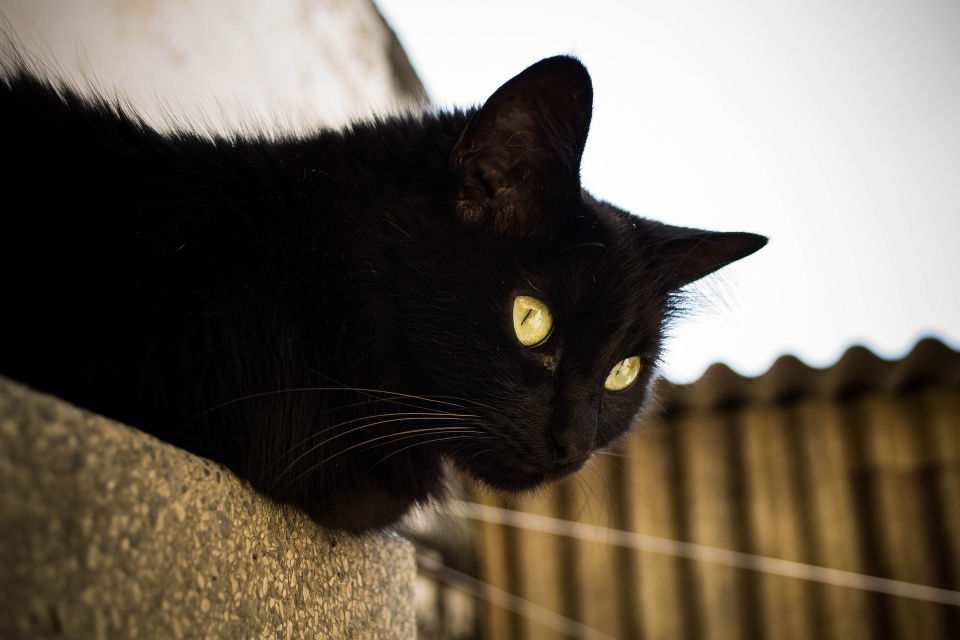
#> input picture Questions/24/image.jpg, 1920 x 1280 px (shown at 1/2 size)
$ python main.py
#> lines starting #> are read from the running program, lines starting #| are printed output that depends on the picture
import cv2
import numpy as np
from numba import njit
seed = (0, 0)

# @njit
def region_growing(image, seed=None):
    rows, cols = image.shape[:2]
    xc, yc = seed
    ref_color = image[xc, yc]
    segmented = np.zeros_like(image)
    segmented[xc, yc] = ref_color
    current_found = 0
    previous_points = 1

    while previous_points != current_found:

        previous_points = current_found
        current_found = 0
        for row in range(rows):
            for col in range(cols):
                if np.array_equal(segmented[row, col], ref_color):
                    if np.array_equal(image[row - 1, col - 1], ref_color):
                        segmented[row - 1, col - 1] = ref_color
                        current_found += 1
                    if np.array_equal(image[row - 1, col], ref_color):
                        segmented[row - 1, col] = ref_color
                        current_found += 1
                    if np.array_equal(image[row - 1, col + 1], ref_color):
                        segmented[row - 1, col + 1] = ref_color
                        current_found += 1
                    if np.array_equal(image[row, col - 1], ref_color):
                        segmented[row, col - 1] = ref_color
                        current_found += 1
                    if np.array_equal(image[row, col + 1], ref_color):
                        segmented[row, col + 1] = ref_color
                        current_found += 1
                    if np.array_equal(image[row + 1, col - 1], ref_color):
                        segmented[row + 1, col - 1] = ref_color
                        current_found += 1
                    if np.array_equal(image[row + 1, col], ref_color):
                        segmented[row + 1, col] = ref_color
                        current_found += 1
                    if np.array_equal(image[row + 1, col + 1], ref_color):
                        segmented[row + 1, col + 1] = ref_color
                        current_found += 1

        cv2.imshow('Segmentation', segmented)
        cv2.waitKey(1)

    return segmented


def mouse_event(event, x, y, flags, param):
    if event == cv2.EVENT_LBUTTONDOWN:
        global seed
        seed = (y, x)


if __name__ == '__main__':
    img = cv2.imread('image.jpg')
#> img is the input picture: shape (1280, 1920, 3); mean B, G, R 86.4, 97.9, 106.4
    img = cv2.resize(img, (0, 0), fx=0.4, fy=0.4)
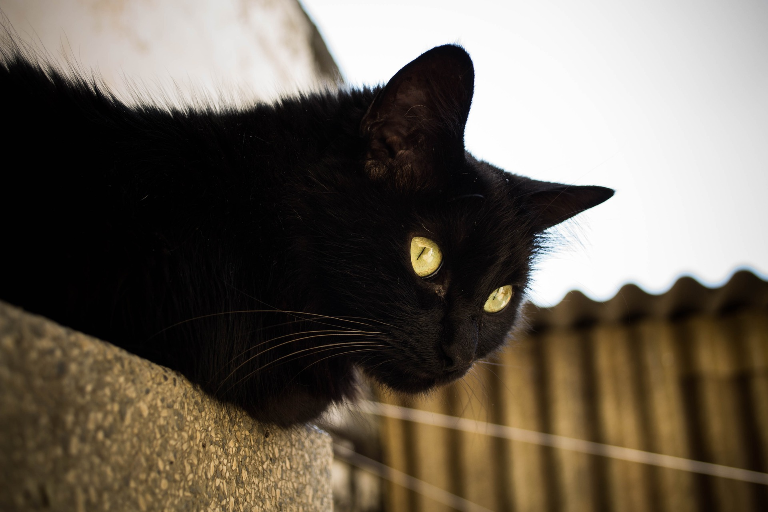
#> img: shape (512, 768, 3); mean B, G, R 86.4, 97.9, 106.3
    cv2.namedWindow('Original img', 1)
    cv2.imshow('Original img', img)
    cv2.setMouseCallback('Original img', mouse_event)
    cv2.waitKey(0)
    segmented_img = region_growing(img, seed)
#> in region_growing, `ref_color = image[xc, yc]`: ref_color = [110, 126, 138]
#> after the loop in region_growing, `for row in range(rows):`: segmented: shape (512, 768, 3); mean of channels 0, 1, 2 0, 0, 0
#> after the loop in region_growing, `for row in range(rows):`: current_found = 2

    cv2.imshow('Segmented img', segmented_img)
    cv2.waitKey(0)
